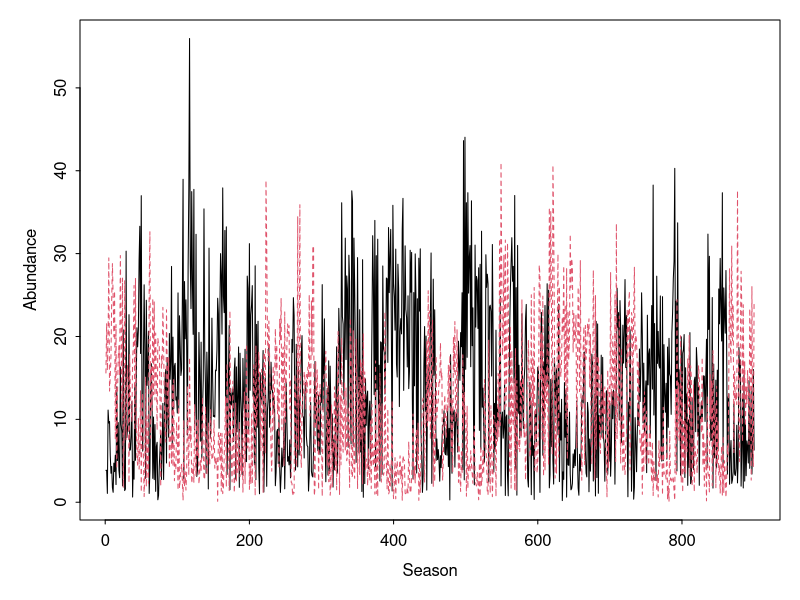

The R script that drew this image:
##  Semi-discrete storage effect model of two species 
##  coexisting on one essential resource.                

##  Authors:  Andrew Tredennick, Peter Adler, and Fred Adler
##  Email:    atredenn@gmail.com
##  Date:     4.24.2015 -- Copied over from relative_nonlinearity.R and 
##                         variable germination included for storage effect.
##            5.21.2016 -- Updated model to have most dynamics occur at the
##                         end of season, discrete time intervals


############################  MODEL DESCRIPTION  ##############################
# Species "split" themselves between a dormant, low-mortaility stage (D) and  #
# a higher mortality, high growth stage (N).                                  #
# The single resource is R.                                                   #
# There are two sources of variability: an environmental cue that drives the  #
# storage effect, and resource variability.                                   #
###############################################################################

# Clear the Workspace
rm(list=ls())


####
#### Initial Conditions, Global Variables, and Parameters ----------------------
####
seasons <- 1000                   # number of seasons to simulate
seasons_to_exclude <- 100        # initial seasons to exclude from plots
days_to_track <- 20              # number of days to simulate in odSolve
DNR <- c(D=c(1,1),N=c(1,1),R=20) # initial conditions
Rmu <- 3                         # mean resource pulse (on log scale)
Rsd_annual <- 0.5                  # std dev of resource pulses (on log scale)
sigE <- 2                        # environmental cue variance
rho <- -1                         # environmental cue correlation between species

# Within-season parameters
parms <- list(
  r = c(5,5),                    # max growth rate for each species
  a = c(5,5),                    # rate parameter for Hill function 
  b = c(20,20),                  # shape parameter for Hill function
  eps = c(0.5,0.5)               # resource-to-biomass efficiency
)

# End-of-season transition parameters
alpha1 <- 0.50                   # live-to-dormant biomass fraction; spp1
alpha2 <- 0.49                   # live-to-dormant biomass fraction; spp2
beta1 <- 0                       # adult survivorship; spp1 (0 if annual, >0 if perennial)
beta2 <- 0                       # adult survivorship; spp2 (0 if annual, >0 if perennial)
eta1 <- 0.1                      # dormant mortality; spp1
eta2 <- 0.1                      # dormant mortality; spp2
theta1 <- 0                      # resource recycling fraction; spp1
theta2 <- 0                      # resource recycling fraction; spp2
nu <- 0                          # resource carry-over fraction

####
#### Load relevant libraries ----------------------------------------
####
library('deSolve')
library('mvtnorm')



####
#### Model functions -------------------------------------------------
####
## Continuous model
updateNR <- function(t, NR, parms){
  with(as.list(c(NR, parms)), {
    dN1dt = N1*eps[1]*(uptake_R(r[1], R, a[1], b[1]))
    dN2dt = N2*eps[2]*(uptake_R(r[2], R, a[2], b[2]))
    dRdt = -1 * (dN1dt/eps[1] + dN2dt/eps[2])
    list(c(dN1dt, dN2dt, dRdt)) #output
  })
}

##  Resource uptake function (Hill function)
uptake_R <- function(r, R, a, b){
  return((r*R^a) / (b^a + R^a))
}

## Discrete model
update_DNR <- function(t,DNR,gammas,alpha1,alpha2,eta1,eta2,beta1,beta2,theta1,theta2,nu){
  with (as.list(DNR),{
    g1 <- gammas[1]
    g2 <- gammas[2]
    D1new <- alpha1*N1 + D1*(1-g1)*(1-eta1)
    D2new <- alpha2*N2 + D2*(1-g2)*(1-eta2)
    N1new <- beta1*(1-alpha1)*N1 + g1*(D1+(alpha1*N1))*(1-eta1)
    N2new <- beta2*(1-alpha2)*N2 + g2*(D2+(alpha2*N2))*(1-eta2)
    Rnew <- theta1*(1-alpha1)*N1 + theta2*(1-alpha2)*N2 + nu*R + Rvector[t]
    return(c(D1new, D2new, N1new, N2new, Rnew))
  })
}


####
#### Simulate model -----------------------------------------------------
####
days <- c(1:days_to_track)

# Get "germination" fractions for each year
getG <- function(sigE, rho, nTime){
  varcov <- matrix(c(sigE, rho*sigE, rho*sigE, sigE), 2, 2)
  e <- rmvnorm(n = nTime, mean = c(0,0), sigma = varcov)
  g <- exp(e) / (1+exp(e))
  return(g)
}

# Loop over seasons
nmsDNR <- names(DNR)
NR <- DNR[c("N1", "N2", "R")] 
nmsNR <- names(NR)
gVec <- getG(sigE = sigE, rho = rho, nTime = seasons)
Rvector <- rlnorm(seasons, Rmu, Rsd_annual)
saved_outs <- matrix(ncol=5, nrow=seasons)
ptm <- proc.time() # start time
for(season_now in 1:seasons){
  output <- ode(y = NR, times=days,
                func = updateNR, parms = parms)
  NR <- output[nrow(output),nmsNR]
  DNR <- c(DNR[c("D1","D2")], NR)
  saved_outs[season_now,] <- DNR
  names(DNR) <- nmsDNR
  DNR <- update_DNR(season_now, DNR, gVec[season_now,],
                    alpha1=alpha1,alpha2=alpha2,
                    eta1=eta1,eta2=eta2,
                    beta1=beta1,beta2=beta2,
                    theta1=theta1,theta2=theta2,nu=nu)
  names(DNR) <- nmsDNR
  NR <- DNR[c("N1", "N2", "R")] 
  names(NR) <- nmsNR
}
proc.time() - ptm

cols2plot <- c(3,4)
par(mfrow=c(1,1),mar=c(4,4,1,1),tcl=-0.2,mgp=c(2,0.5,0))
matplot(saved_outs[(seasons_to_exclude+1):seasons,cols2plot], type="l", 
        xlab="Season", ylab="Abundance")
# lines(rowSums(saved_outs[101:seasons,cols2plot]), type="l", col="blue", lwd=2)

tot_biomass <- rowSums(saved_outs[,cols2plot])
sd(tot_biomass)
mean(tot_biomass)
sd(tot_biomass)/mean(tot_biomass)
 
